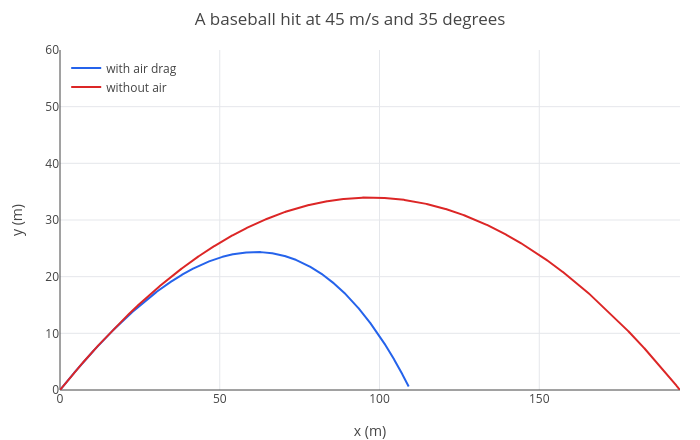

Notebook source saved alongside this figure:
### Markdown cell above
Newton's second law with gravity and drag, written as four first-order equations for $x$, $y$ and the velocity
$(u, w)$, is

$$x' = u, \quad y' = w, \quad u' = -k\sqrt{u^2 + w^2}\,u, \quad w' = -g - k\sqrt{u^2 + w^2}\,w.$$

The square root couples the two directions, and there is no formula for the solution. `odeplot` solves it numerically
(Runge–Kutta) and draws the path. Compare with no air:

### Code cell
kk = value(k); gg = value(const.g);
start = [0 0 vxn vyn];
drag = [u, w, -kk*sqrt(u^2 + w^2)*u, -gg - kk*sqrt(u^2 + w^2)*w];
p = odeplot(drag, [x y u w], t, start, 0, 4.4, [x y]);
p = show(p, odeplot([u, w, 0, -gg], [x y u w], t, start, 0, Tn, [x y]));
p = window(p, 0, 200, 0, 60);
p = legend(p, "with air drag", "without air");
labels(title(p, "A baseball hit at 45 m/s and 35 degrees"), "x (m)", "y (m)")

### Figure 1 — Plotly figure (JSON) as saved in the notebook; plotly's stock layout.template omitted (floating-point values rounded to 4 significant figures; data arrays with more than 128 entries replaced by an {"elided": "..."} marker saying what was removed)
{"data": [{"line": {"color": "#2563eb", "width": 2}, "mode": "lines", "name": "with air drag", "type": "scatter", "x": {"elided": "2761 float values"}, "y": {"elided": "2761 float values"}}, {"line": {"color": "#dc2626", "width": 2}, "mode": "lines", "name": "without air", "type": "scatter", "x": {"elided": "2774 float values"}, "y": {"elided": "2774 float values"}}], "layout": {"height": 440, "legend": {"bgcolor": "rgba(255,255,255,0.8)", "x": 0.01, "xanchor": "left", "y": 0.99, "yanchor": "top"}, "margin": {"b": 50, "l": 60, "r": 20, "t": 50}, "showlegend": true, "title": {"text": "A baseball hit at 45 m/s and 35 degrees"}, "width": 700, "xaxis": {"title": {"text": "x (m)"}, "zeroline": true}, "yaxis": {"range": [0, 60], "title": {"text": "y (m)"}, "zeroline": true}}}
